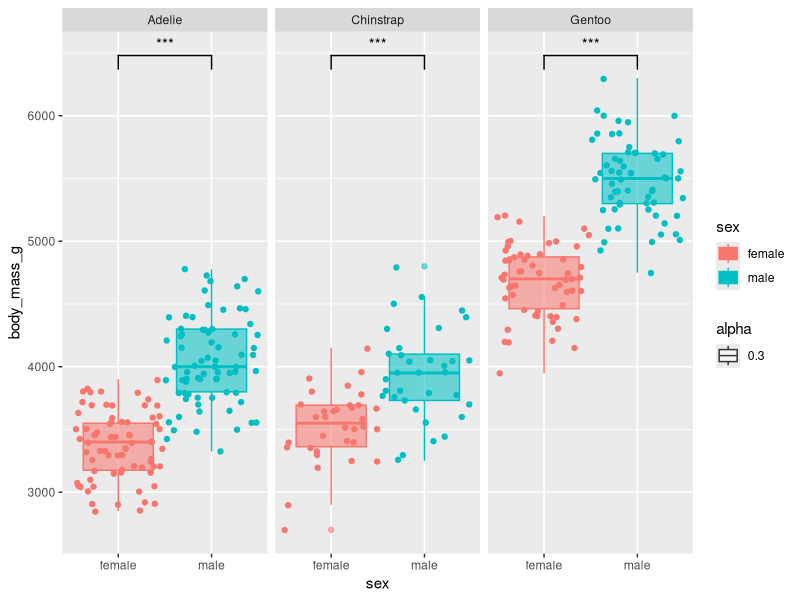

The R script that drew this image:
## ---- chunk 1
knitr::opts_chunk$set(echo = TRUE, dpi=300)
library(palmerpenguins)
library(tidyverse)
library(ggsignif)
## ---- chunk 2
penguins <- na.omit(penguins)
ggplot(penguins, aes(color = sex, x = sex, y = body_mass_g)) +
 geom_boxplot(aes(fill = sex, alpha = 0.3)) +
  geom_jitter(width = 0.5) +
  facet_wrap(~species) +
  geom_signif(comparisons = list(c("female","male")), map_signif_level = TRUE, color = "black")

